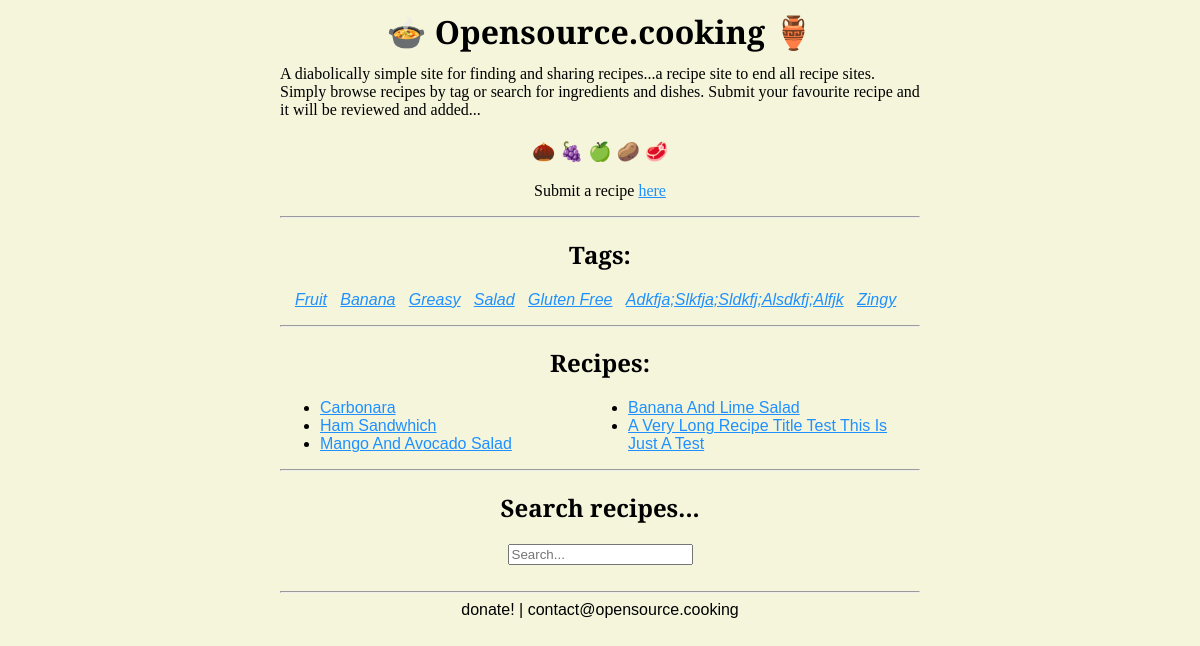
Before: / with the older database file.
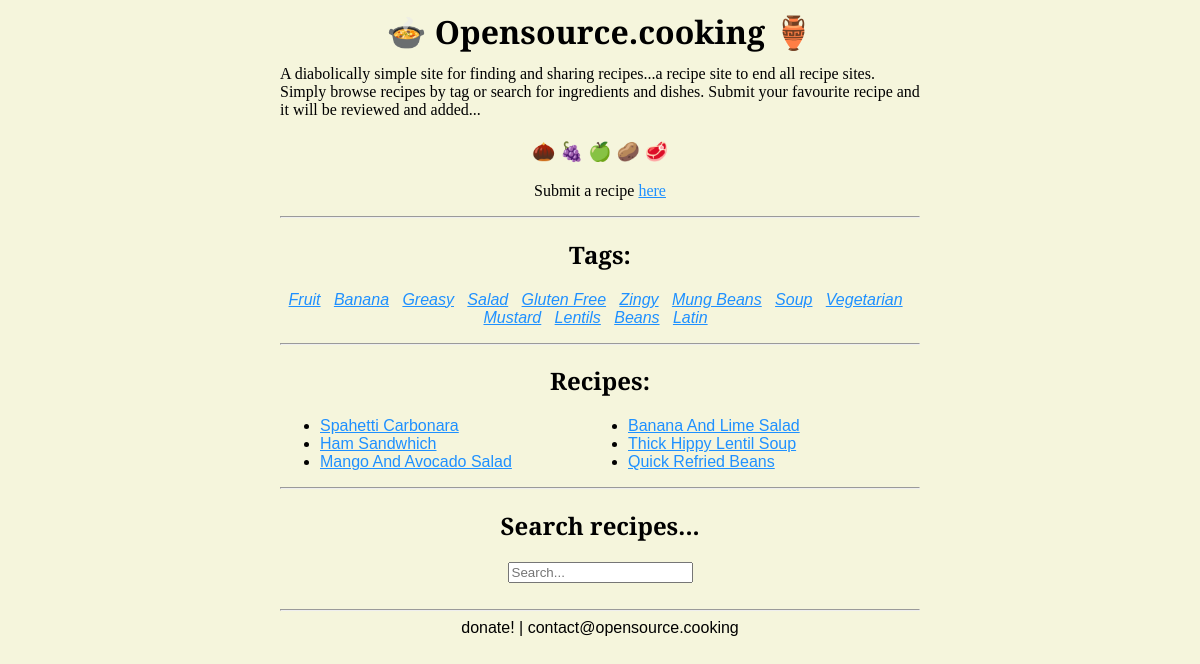
After: the same page with the newer database file.
### recipes/models.py (models this page shows, shortened)
class Tag(models.Model):
  name = models.CharField(max_length=100)
  visible = models.BooleanField(default=False)
  slug = models.SlugField(unique=True, default=ran_string(18))

class Recipe(models.Model):
  title = models.CharField(max_length=200)
  author = models.CharField(max_length=100, default="Anonymous")
  email = models.EmailField(max_length=254, blank=True)
  date_submitted = models.DateTimeField(auto_now_add=True)
  tags = models.ManyToManyField('Tag', related_name='recipes', blank=True)
  description = models.TextField(max_length=200, default=None)
  ingredients = models.TextField()
  instructions = models.TextField()
  link1 = models.URLField(max_length=300, blank=True)
  link2 = models.URLField(max_length=300, blank=True)
  visible = models.BooleanField(default=False)
  recipe_slug = models.SlugField(unique=True, default=ran_string(18))

### recipes/views.py (the view)
# urls.py: path('', views.IndexView.as_view(), name='index'),
class IndexView(generic.ListView):
    template_name='recipes/index.html'
    from django.core.mail import send_mail
    def get_context_data(self,*args, **kwargs):
        context = super(IndexView, self).get_context_data(*args,**kwargs)
        context['recipe_list'] = Recipe.objects.filter(visible=True)
        context['tags'] = Tag.objects.filter(visible=True)
        return context
    def get_queryset(self):
        return Recipe.objects.filter(visible=True)

### recipes/templates/recipes/index.html
{% extends "recipes/base.html" %}
{% block content %}
<p class="st" style="text-align: center;">Submit a recipe <a href="/submit/">here</a></p>
<hr>
{% if tags %}
    <h2 style="text-align:center;">Tags:</h2>
    <p style="font-family:sans-serif; text-align: center;">
        {% for tag in tags %}
            <a href="{% url 'recipes:tag' tag.slug %}"><i>{{ tag.name |title}}</i></a>&nbsp;&nbsp;
        {% endfor %}
    </p>
<hr>
<h2 style="text-align: center; ">Recipes:</h2>
{% if recipe_list %}
    <ul id=recipes>
        {% for recipe in recipe_list %}
            <li><a href="{% url 'recipes:detail' recipe.recipe_slug %}">{{ recipe.title |title}}</a></li>
        {% endfor %}
    </ul>
{% else %}
    <p> No recipes yet!</p>
{% endif %}
<hr>
<h2> Search recipes...</h2>
<div style="text-align:center">
<form action="{% url 'recipes:search_results' %}" method="get">
  <input  name="q" type="text" placeholder="Search...">
</form>
<br>
</div>
{% endif %}
{% endblock %}

### recipes/templates/recipes/base.html (shortened to what this page needs)
<!DOCTYPE html>
<html lang="en">
<head>
</head>
<body>
  <div class="banner">
    <h1><a href="/"> 🍲 Opensource.cooking 🏺</a></h1>
    <p class="st" style="/*text-align: center;*/">A diabolically simple site for finding and sharing recipes...a recipe site to end all recipe sites. Simply browse recipes by tag or search for ingredients and dishes. Submit your favourite recipe and it will be reviewed and added...</p>
    <h3 style="text-align: center;">🌰 🍇 🍏 🥔 🥩</h3>
  </div>
<div class="container-fluid col-md-8" >
<div class="px-3 py-3" >
    {% block content %}
    {% endblock %}
</div>
<hr>
<footer>
 donate! | contact@opensource.cooking
</footer>
</body>
</html>

### recipes/templates/recipes/base.html (style rules this page uses)
html { max-width: 100%; font-size: 100%; }
body { background: #F5F5DC; color: black ; max-width: 40em ; margin: auto; padding: 0 16px ; margin-bottom: 20em; font-family: sans-serif; font-size: 1em; }
p { font-family: sans-serif; }
a { color:dodgerblue; }
h1 a { color: black; text-decoration: none; }
h3 { font-family: 'Spectral', serif ; }
ul { column-count: 2; }
li { inline-block; font-size: 1em; }
input { -webkit-flex:1; }
h1 { font-size: 2em; text-align: center ; line-height: 0.7; font-family: 'Spectral', serif; }
.st { font-family: 'Spectral', serif; }
h2 { color:black ; text-align: center; font-family: 'Spectral', serif ; }
footer { text-align: center ; }
hr { color:black; }

Changed rows visible on the page:
removed Tag: name "Adkfja;Slkfja;Sldkfj;Alsdkfj;Alfjk"
removed Recipe: title "A Very Long Recipe Title Test This Is Just A Test"
added Tag: name "Mung Beans"
added Tag: name "Soup"
added Tag: name "Vegetarian"
added Tag: name "Mustard"
added Tag: name "Lentils"
added Tag: name "Beans"
added Tag: name "Latin"
changed Recipe: title "Carbonara" → "Spahetti Carbonara"
added Recipe: title "Thick Hippy Lentil Soup"
added Recipe: title "Quick Refried Beans"
